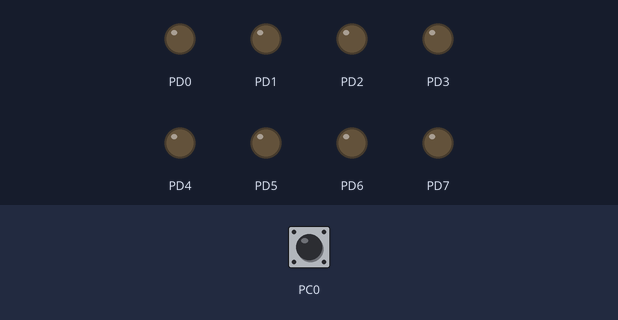
Recording of a program running on a simulated ATmega128, built with avr-gcc and emulated at 10 MHz. On the bench: output pins drawn as LEDs (lit = HIGH). Dashed ring = blinking. Inputs (shaded band) come from the test bench; at power-on: PC0 HIGH.

Above: at 1.2 s.
1.3 s: PC0 pulled LOW for 3.2 s
At 1.7 s:
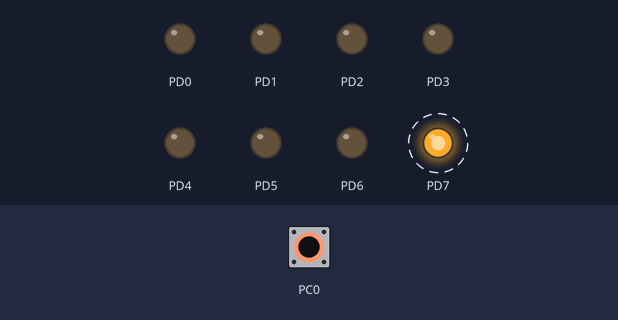
Timing chart, 0 to 6.3 s (numbered marks = the images above; inputs shaded):
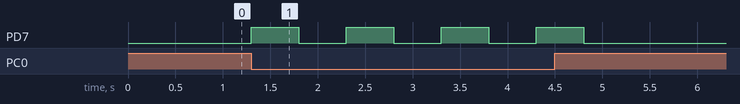

The program:

main.c
```c
/*
 * main.c
 *
 * Created: 4/7/2025 5:07:19 PM
 *  Author: luukb
 */

#define F_CPU 10e6
#include <avr/io.h>
#include <util/delay.h>

void wait(int ms)
{
	for (int i = 0; i < ms; i++)
	{
		_delay_ms(1);
	}
}

int main(void)
{
	DDRD = 0xFF;  // PORTD als output (LED)
	DDRC = 0x00;  // PORTC als input (knop)
	PORTC = 0x01; // Pull-up resistor aan op PC0

	while (1)
	{
		if (!(PINC & 0x01)) // Knop ingedrukt (laag)
		{
			PORTD = 0x80; // PORTD.7 aan
			wait(500);
			PORTD = 0x00; // LED uit
			wait(500);
		}
		else
		{
			PORTD = 0x00; // LED blijft uit
		}
	}
}
```

Measured:
- after the input at 1.3 s, PD7: alternates HIGH for 0.50 s and LOW for 0.50 s, 8 changes in all, then stays LOW, starting at once
